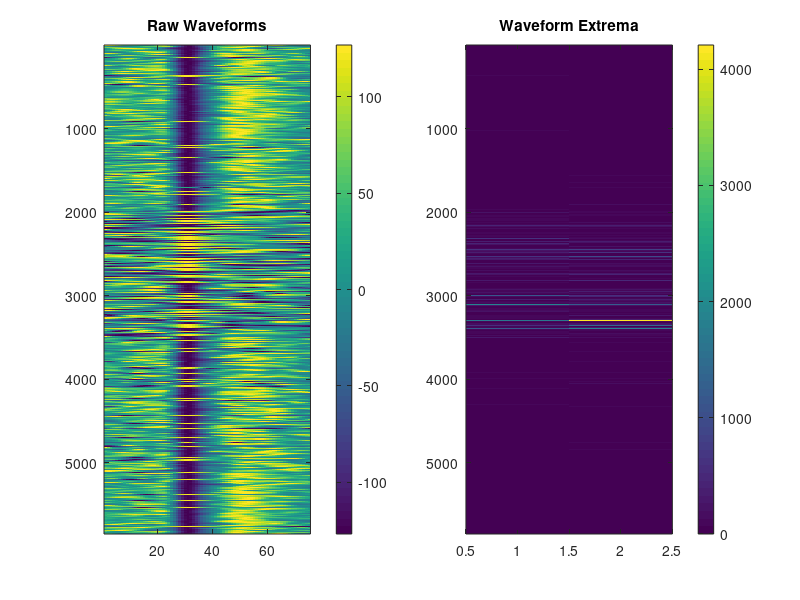
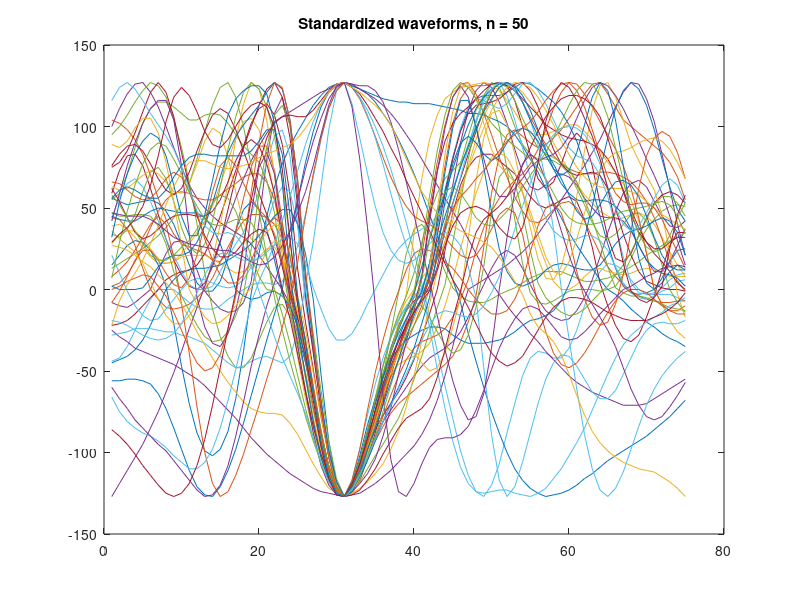
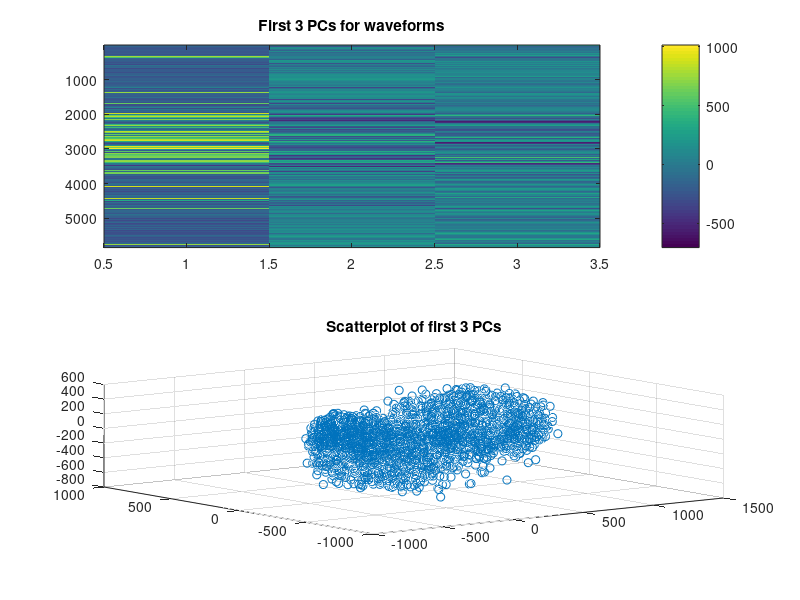
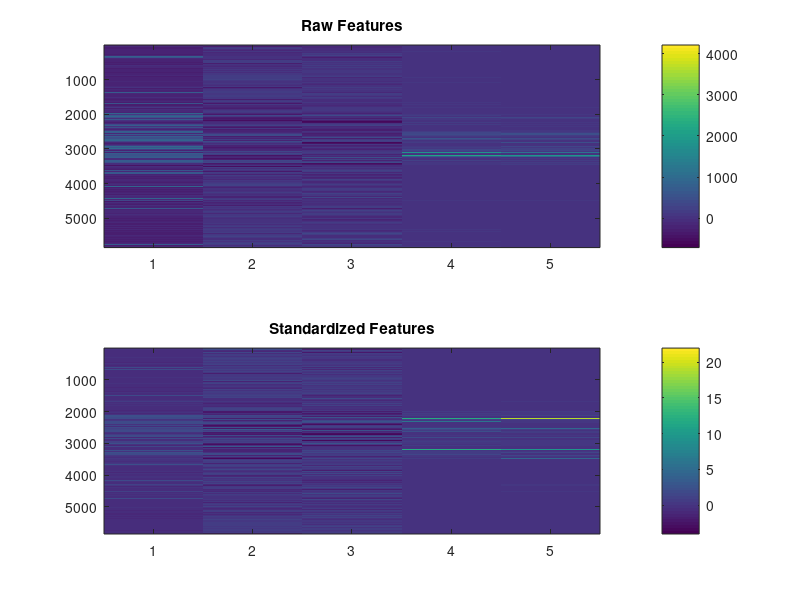

The MATLAB source for these figures, in order: (Note: this script raises an error after producing the figures.)
%% Clustering Spikes
clear all
close all
%rng(0)
show_plots = 1;
%% Load data
%{
Spikes have been standardized by dividing values < 0 with the respective
minimum value of each spikes, and dividing valies > 0 with the respective
maximum value of each spike, and converting to '8bit integer' values

All spikes have been dejittered to have their minima or maxima at the same position

extrema(:,1) = negative amplitude
extrema(:,2) = positive amplitude

==== NOTES ====
1) Should get 2 clean neurons 
2) In some cases, one neuron cluster might be split into 2, or all merged
into 1 cluster
3) If GMM throws an error, run it again, or reduce the number of clusters
%}

load('spike_waveforms.mat');
waveforms = double(spike8bit);

% Reconstitute waveforms to their original values
% Only useful for comparing final clusters
full_waveforms = waveforms/127;
min_mult_waveforms = full_waveforms.*extrema(:,1);
max_mult_waveforms = full_waveforms.*extrema(:,2);
full_waveforms(find(waveforms < 0)) =  min_mult_waveforms(find(waveforms < 0));
full_waveforms(find(waveforms > 0)) =  max_mult_waveforms(find(waveforms > 0));

% Plot standardized spikes
if show_plots
    figure()
    subplot(1,2,1)
    imagesc(waveforms)
    title('Raw Waveforms')
    colorbar()
    subplot(1,2,2)
    imagesc(extrema)
    title('Waveform Extrema')
    colorbar()
end

%% Look at handful of spikes
waveform_count = 50;
if show_plots
    figure()
    inds = randsample(1:size(extrema,1),waveform_count);
    plot(waveforms(inds,:)')
    title(sprintf('Standardized waveforms, n = %i', waveform_count))
end
%% Perform PCA on spikes to reduce dimensionality and extract "FEATURES"
pca_components = 3;
[coeff,score,latent] = pca(waveforms);
score = score(:,1:pca_components);

% Plot PCA components as matrix and as scatterplot
% See if we can spot a pattern
if show_plots
    figure()
    subplot(2,1,1)
    imagesc(score)
    title('First 3 PCs for waveforms')
    colorbar()
    subplot(2,1,2)
    scatter3(score(:,1),score(:,2),score(:,3))
    title("Scatterplot of first 3 PCs")
end

%% Combine PCs and Extrema Values as features
features = [score, extrema];
% Standardize features, this use useful for ALMOST ALL Machine Learning
% algorithms
% We do this because there is NO GUARANTEE that that the magnitude of the 
% PCs will be comparable to the extrema
% 
standard_features = normalize(features);

% Plot features vs standard features to get an idea of the process
if show_plots
    figure
    subplot(2,1,1)
    imagesc(features)
    title('Raw Features')
    colorbar()
    subplot(2,1,2)
    imagesc(standard_features)
    title('Standardized Features')
    colorbar()
end

%% Perform Gaussian Mixture fits
% Fit a range of cluster numbers and choose best using AIC
cluster_range = 3:8;
AIC = zeros(1,length(cluster_range));
GMModels = cell(1,length(cluster_range));
options = statset('MaxIter',500); % GMMs fit iteratively, set MaxIter to prevents long runs

for k = 1:length(cluster_range)
    fprintf('==== Cluster %i (%i/%i) done ====\n',cluster_range(k),k,length(cluster_range))
    GMModels{k} = fitgmdist(standard_features,cluster_range(k),'Options',options);
    AIC(k)= GMModels{k}.AIC;
end

[minAIC,numComponents_idx] = min(AIC);
numComponents = cluster_range(numComponents_idx);
fprintf('** AIC determined clusters = %i **\n',numComponents)

%% Predict labels as determined by best model
% Predict assignments of each waveform to particular clusters
cluster_labels = cluster(GMModels{numComponents_idx},standard_features);

% Sort neurons by labels and view
if show_plots
   figure()
   [vals, sort_inds] = sort(cluster_labels); 
   sorted_waveforms = waveforms(sort_inds,:);
   subplot(1,2,1)
   imagesc(sorted_waveforms)
   title('Sorted waveforms')
   subplot(1,2,2)
   imagesc(max(vals)-vals) % To show colorbar changing in same direction
   title('Cluster labels')
   colorbar()
end

%% Plot PCA components again after sorting
% Plot PCA components as matrix and as scatterplot
% See if we can spot a pattern
sorted_score = score(sort_inds,:);

% Specifically color the 2 largest clusters
% These SHOULD be the 2 neurons
count_per_cluster = [];
for i=1:numComponents
   count_per_cluster(i) = sum(vals==i); 
end

[sort_counts, ind_counts] = sort(count_per_cluster);
max_clust_vals = ind_counts(end-1:end);

scatter_color = vals;
for i=1:numComponents
    if sum(i==max_clust_vals) < 1 % If it's not in max 2 clusters, set color to 0
        scatter_color(vals==i) = 0;
    else
        % Else, label them 1 and 2
        % Relabelling to higher than the max number of clusters
        % So there is no double counting during clustering
        scatter_color(vals==i) = numComponents+find(i==max_clust_vals);
    end
end

% Relabel to be 1 and 2
scatter_color(scatter_color == (numComponents+1)) = 1;
scatter_color(scatter_color == (numComponents+2)) = 2;

discrete_colormap = [1 0 0; 0 1 0; 0 0 1];

if show_plots
    figure()
    subplot(2,2,1)
    imagesc(sorted_score)
    title('First 3 Sorted PCs for waveforms')
    subplot(2,2,2)
    imagesc(max(vals)-vals) % To show colorbar changing in same direction
    title('Cluster labels')
    colorbar()
    ax1 = subplot(2,1,2);
    scatter3(score(:,1),score(:,2),score(:,3),[],scatter_color)
    colorbar()
    colormap(ax1,discrete_colormap)
    title('Color 1 and 2 are largest clusters')
end

%% Plot clusters as determined by AIC
cols = 3;
rows = ceil(numComponents/cols);
max_waveforms = 200;

figure()
for i = 1:numComponents
    subplot(rows, cols, i);
    these_idx = find(cluster_labels==i);
    max_ind = min(length(these_idx),max_waveforms);
    fin_idx = these_idx(1:max_ind);
    these_waveforms = full_waveforms(fin_idx,:);
    plot(these_waveforms','Color',[1, 0, 0, 0.2]);
    title(sprintf('Cluster %i',i))
end

%% Overlay neurons to better visualize difference
% The GMM outputs cluster labels in a random order
% Therefore, the neurons need to be sorted manually
% Enter which clusters had neurons in them
neuron_clusters = [7,5];
colors = {[1,0,0,0.2],[0,1,0,0.2],[0,0,1,0.2]};
max_waveforms = 200;
figure
for i = 1:length(neuron_clusters)
    these_idx = find(cluster_labels==neuron_clusters(i));
    max_ind = min(length(these_idx),max_waveforms);
    fin_idx = these_idx(1:max_ind);
    these_waveforms = full_waveforms(fin_idx,:);
    plot(these_waveforms','Color',colors{i});
    hold on
end